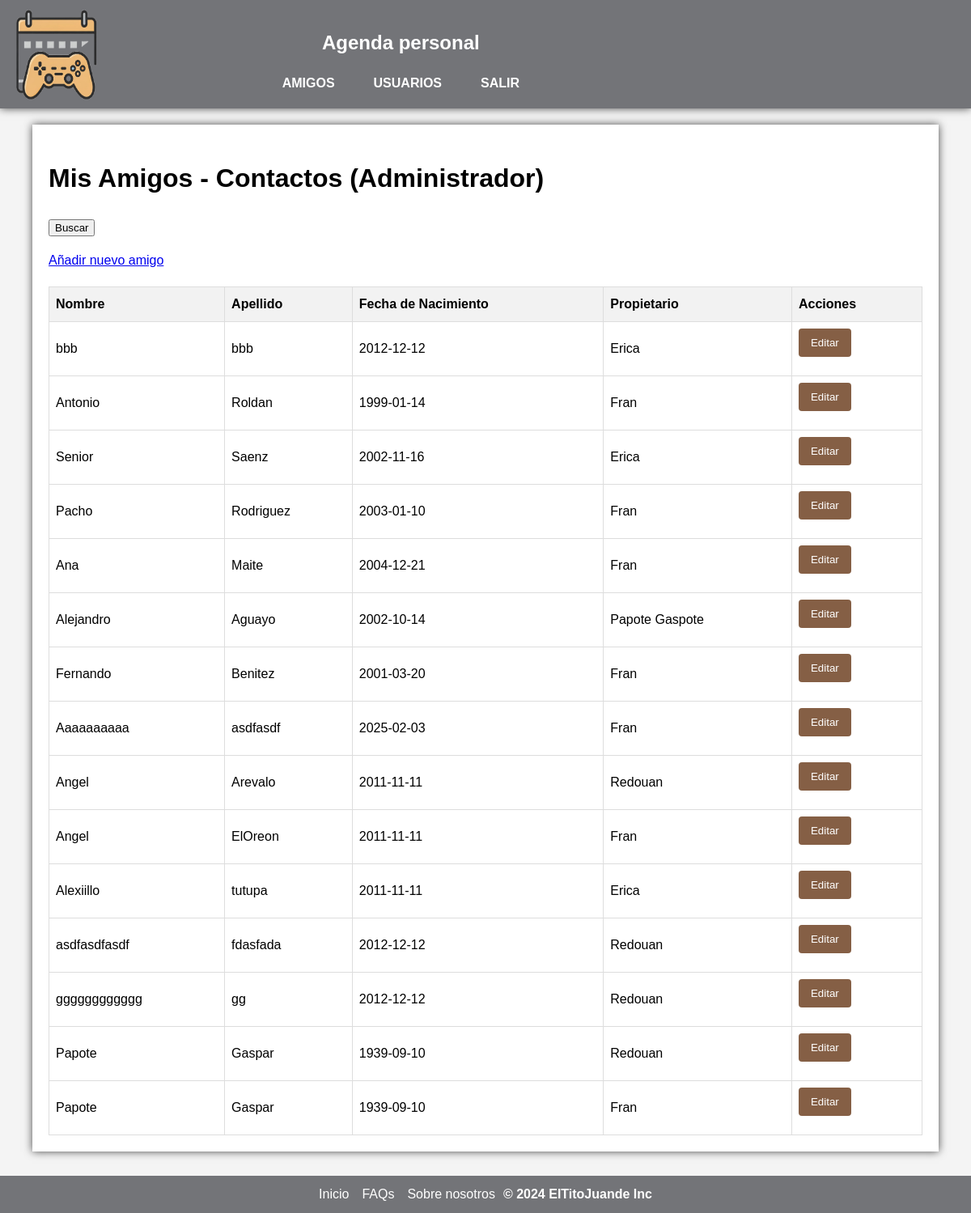
/Controlador/index.php?action=dashboard (signed in), run on the app's committed database.
### tables this page shows
CREATE TABLE `amigos` (
  `id` bigint(20) UNSIGNED NOT NULL,
  `nombre` varchar(100) NOT NULL,
  `apellidos` varchar(100) NOT NULL,
  `fecha_nac` date NOT NULL,
  `usuario` bigint(20) UNSIGNED NOT NULL
);

CREATE TABLE `usuarios` (
  `id` bigint(20) UNSIGNED NOT NULL,
  `nombre` varchar(100) NOT NULL,
  `contrasena` varchar(20) NOT NULL,
  `tipo` set('admin','usuario') NOT NULL DEFAULT 'usuario'
);

### Modelo/Amigo.php (called while the page is built, shortened)
<?php
require_once('../Modelo/class.db.php');
class Amigo {
    private $conn;
    public function __construct() {
        $this->conn = new db();
    }
    public function listarAmigos() {
        $sentencia = "SELECT amigos.id, amigos.nombre, apellidos, fecha_nac, usuarios.nombre FROM amigos, usuarios WHERE amigos.usuario = usuarios.id";
        $stmt = $this->conn->getConn()->prepare($sentencia);
        $stmt->bind_result($id, $nombre, $apellidos, $fecha_nac, $usuario);
        $amigos=array();
        $stmt->execute();
        while ($stmt->fetch()) {
            $amigos[] = array("id" => $id,"nombre" => $nombre, "apellidos" => $apellidos, "fecha_nac" => $fecha_nac, "usuario" => $usuario);
        }
        return $amigos;
    }
}
?>

### Modelo/class.db.php (called while the page is built, shortened)
<?php
    class db{
        private $conn;
        public function __construct(){
            $this->conn = new mysqli("Localhost", USU_CONN, PSW_CONN, "agenda_final");
        }
        public function getConn() {
            return $this->conn;
        }
    }
?>

### Vista/listaAmigos.php (the view, shortened to what this page needs)
<main>
<?php
if (isset($_SESSION['usuario_id'])) {
    if (strcmp($_SESSION["tipo"], "admin") == 0) {
        ?>
        <!DOCTYPE html>
        <html lang="es">
        <head>
            <link rel="stylesheet" href="../css/style.css">
        </head>
        <body>
            <div class="container">
                <h1>Mis Amigos - Contactos (Administrador)</h1>
                <div class="botones">
                    <form action="index.php?action=redirigirBuscarAmigoAdmin" method="post">
                         <button type="submit">Buscar</button>
                     </form>
                    <a href="../Controlador/index.php?action=redirigirNuevoAmigo">Añadir nuevo amigo</a>
                </div>
                <table>
                    <thead>
                        <tr>
                            <th>Nombre</th>
                            <th>Apellido</th>
                            <th>Fecha de Nacimiento</th>
                            <th>Propietario</th>
                            <th>Acciones</th>
                        </tr>
                    </thead>
                    <tbody>
                        <?php foreach($amigos as $amigo): ?>
                        <tr>
                            <td><?= $amigo["nombre"] ?></td>
                            <td><?= $amigo["apellidos"] ?></td>
                            <td><?= $amigo["fecha_nac"] ?></td>
                            <td><?= $amigo["usuario"] ?></td>
                            <td>
                            <form action="index.php?action=editarAmigoAdmin" method="post">
                                <input type="submit" class="btn" value="Editar">
                            </form>
                            </td>
                        </tr>
                        <?php endforeach; ?>
                    </tbody>
                </table>
            </div>
        </body>
        </html>
        <?php
    }
}
?>
</main>

### css/style.css (style rules this page uses)
body { font-family: Arial, sans-serif; line-height: 1.6; margin: 0; padding: 0; background-color: #f4f4f4; height: 100vh; display: grid; grid-template-rows: min-content auto min-content; }
main { padding: 20px 0; height: 100%; overflow-y: auto; }
.container { width: 90%; margin: auto; overflow: hidden; padding: 20px; background-color: white; box-shadow: 0 0 10px rgba(0, 0, 0, 0.7); margin-bottom: 50px; }
table { width: 100%; border-collapse: collapse; margin-top: 20px; }
table th, table td { border: 1px solid #ddd; padding: 8px; text-align: left; }
table th { background-color: #f2f2f2; }
form { margin-bottom: 15px; }
.btn { display: inline-block; background-color: #855f45; color: white; padding: 10px 15px; text-decoration: none; border: none; border-radius: 4px; cursor: pointer; margin-right: 10px; }

### data on the page
amigos: nombre "bbb", apellidos "bbb", fecha_nac "2012-12-12", usuario.nombre "Erica"
amigos: nombre "Antonio", apellidos "Roldan", fecha_nac "1999-01-14", usuario.nombre "Fran"
amigos: nombre "Senior", apellidos "Saenz", fecha_nac "2002-11-16", usuario.nombre "Erica"
amigos: nombre "Pacho", apellidos "Rodriguez", fecha_nac "2003-01-10", usuario.nombre "Fran"
amigos: nombre "Ana", apellidos "Maite", fecha_nac "2004-12-21", usuario.nombre "Fran"
amigos: nombre "Alejandro", apellidos "Aguayo", fecha_nac "2002-10-14", usuario.nombre "Papote Gaspote"
amigos: nombre "Fernando", apellidos "Benitez", fecha_nac "2001-03-20", usuario.nombre "Fran"
amigos: nombre "Aaaaaaaaaa", apellidos "asdfasdf", fecha_nac "2025-02-03", usuario.nombre "Fran"
amigos: nombre "Angel", apellidos "Arevalo", fecha_nac "2011-11-11", usuario.nombre "Redouan"
amigos: nombre "Angel", apellidos "ElOreon", fecha_nac "2011-11-11", usuario.nombre "Fran"
amigos: nombre "Alexiillo", apellidos "tutupa", fecha_nac "2011-11-11", usuario.nombre "Erica"
amigos: nombre "asdfasdfasdf", apellidos "fdasfada", fecha_nac "2012-12-12", usuario.nombre "Redouan"
amigos: nombre "gggggggggggg", apellidos "gg", fecha_nac "2012-12-12", usuario.nombre "Redouan"
amigos: nombre "Papote", apellidos "Gaspar", fecha_nac "1939-09-10", usuario.nombre "Redouan"
amigos: nombre "Papote", apellidos "Gaspar", fecha_nac "1939-09-10", usuario.nombre "Fran"
